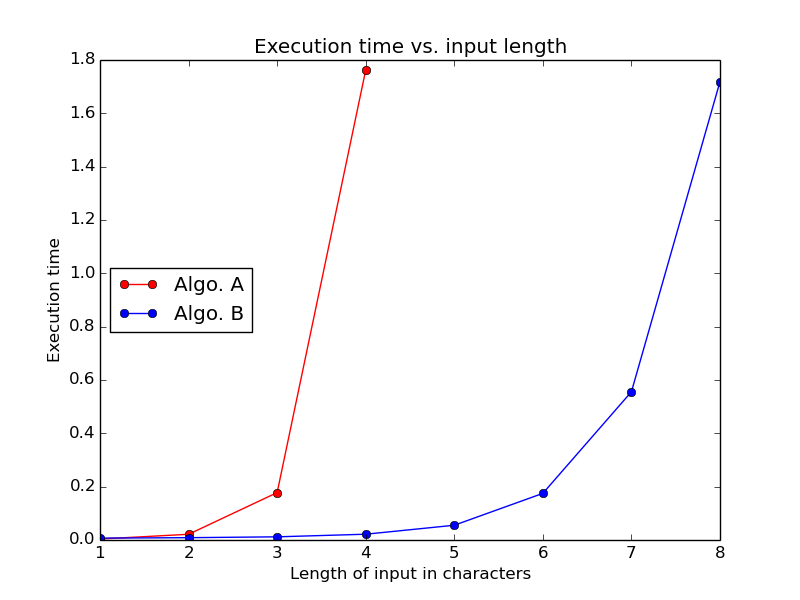

Recreate this plot in Python.
import matplotlib
matplotlib.use('Agg')
import matplotlib.pyplot as plt

# Column 2 from data table
A_input_chars = [1, 2, 3, 4]
B_input_chars = [1, 2, 3, 4, 5, 6, 7, 8]

# Column 3 and 4 from data table
# Replace list elements with your times
A_time = [0.00362706184387, 0.0214807987213, 0.17776799202, 1.76224207878] 
B_time = [0.0070948600769, 0.00870585441589, 0.0118792057037, 0.0216870307922,
          0.0553238391876, 0.174873113632, 0.555850028992, 1.71890711784] 

fig, ax = plt.subplots(1,1)
# plot(x_list, y_list, "color and style")
ax.plot(A_input_chars, A_time, 'ro-', label='Algo. A') # red dots
ax.plot(B_input_chars, B_time, 'bo-', label='Algo. B') # blue dots

# Label and show
ax.set_xlabel ("Length of input in characters")
ax.set_ylabel("Execution time")
ax.set_title("Execution time vs. input length")
ax.legend(loc='center left') # Show and place the legend fig.set_facecolor('white')
fig.savefig('graph_data')
